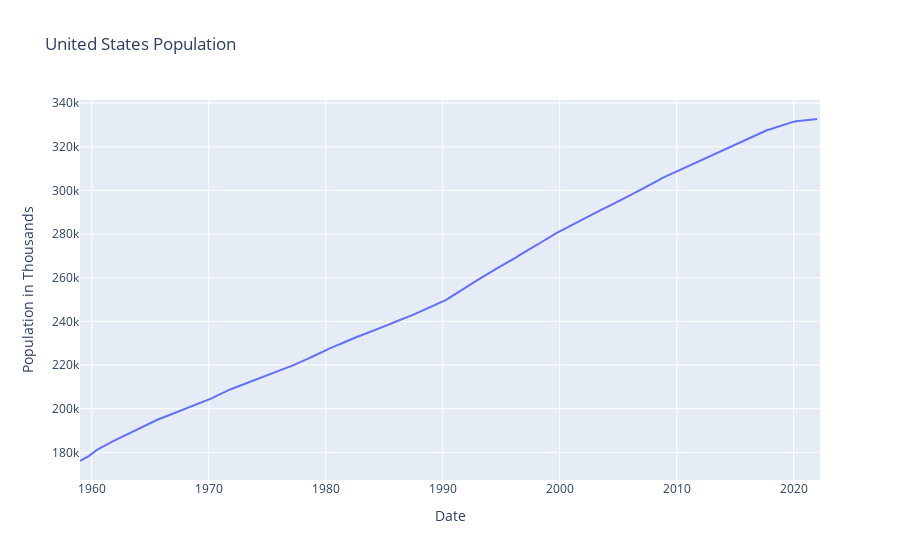

Notebook code cell kept with this figure:
### Code cell
fig = px.line(population,x='Date',y='Population',title='United States Population').update_layout(xaxis_title="Date", yaxis_title="Population in Thousands")
fig.show()

### Figure 1 — Plotly figure (JSON) as saved in the notebook; plotly's stock layout.template omitted (floating-point values rounded to 4 significant figures; data arrays with more than 128 entries replaced by an {"elided": "..."} marker saying what was removed)
{"data": [{"hovertemplate": "Date=%{x}<br>Population=%{y}<extra></extra>", "legendgroup": "", "line": {"color": "#636efa", "dash": "solid"}, "marker": {"symbol": "circle"}, "mode": "lines", "name": "", "orientation": "v", "showlegend": false, "type": "scatter", "x": {"elided": "254 str values"}, "xaxis": "x", "y": {"elided": "254 int values"}, "yaxis": "y"}], "layout": {"autosize": true, "legend": {"tracegroupgap": 0}, "title": {"text": "United States Population"}, "xaxis": {"anchor": "y", "autorange": true, "domain": [0, 1], "range": ["1959-01-01", "2022-04-01"], "title": {"text": "Date"}, "type": "date"}, "yaxis": {"anchor": "x", "autorange": true, "domain": [0, 1], "range": [167300.0, 341500.0], "title": {"text": "Population in Thousands"}, "type": "linear"}}}
